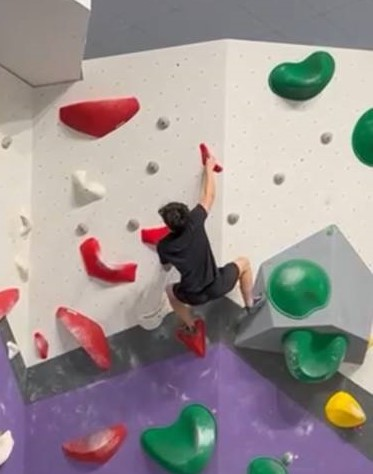
#> input picture Algorithm/data/test/cropped/img_1.jpg, 373 x 474 px, found by its file name
$ jupyter execute --allow-errors inference.ipynb
#> lines starting #> are read from the running program, lines starting #| are printed output that depends on the picture
### Setup

[cell 1]
import torch, torchvision
import argparse
import logging

# Some basic setup:
# Setup detectron2 logger
import detectron2
from detectron2.utils.logger import setup_logger
setup_logger()
#> (this line was passed over: detectron2 is not available in this run)

# import some common libraries
import numpy as np
import os, json, cv2, random
import matplotlib.pyplot as plt
import math

# import some common detectron2 utilities
from detectron2 import model_zoo
from detectron2.engine import DefaultPredictor
from detectron2.config import get_cfg
from detectron2.utils.visualizer import Visualizer
from detectron2.data import MetadataCatalog, DatasetCatalog
from detectron2.data.datasets import register_coco_instances
from detectron2.engine import DefaultTrainer
from detectron2.utils.visualizer import ColorMode
from detectron2.evaluation import COCOEvaluator, inference_on_dataset
from detectron2.data import build_detection_test_loader

[cell 2]
print(torch.cuda.is_available())
#> (this line was passed over: torch is not available in this run)
# create logging configs
logging.basicConfig(
    level=logging.INFO,
    format='%(asctime)s [%(levelname)s]: %(message)s',
    datefmt='%Y-%m-%d %H:%M:%S',
)

[cell 3]
data_path = "C:/Users/user/Desktop/RCP/ClimbAssistant/data"
test_path = os.path.join(data_path, 'test/images')
output_dir = os.path.join(data_path, 'output')

### Run inference with trained model

[cell 4]
# set cofigurations
configs = {
    'classes': 1
            }

#> (a cell that did not finish here is left out)

#> (a cell that did not finish here is left out)

[cell 7]
file = os.path.join(test_path, "img_1.jpg")
im = cv2.imread(file)
#> im is the input picture: shape (474, 373, 3); mean B, G, R 145.5, 146.4, 155

#> (the rest of this cell did not finish here and is left out)

### Detect colour of each mask using BGR values

[cell 8]
# Extract the contour of each predicted mask and save it in a list
contours = []
#> (the rest of this cell did not finish here and is left out)

[cell 9]
output_img = im.copy()

# draw the contours we have obtained from our model
for contour in contours:
    cv2.drawContours(output_img, [contour], -1, (0,255,0), 1)

plt.imshow(output_img[:, :, ::-1])
plt.show()

[cell 10]
# these are the color configs used to find the mean colour of each hold we found
# since we are using OpenCV, all colour values should be in BGR format

# define colors
red = np.array(["red",(0,0,255)],dtype=object)
green = np.array(["green",(0,255,0)],dtype=object)
# brown = np.array(["brown",(20,70,140)],dtype=object)
blue = np.array(["blue",(255,0,0)],dtype=object)
yellow = np.array(["yellow",(0,255,255)],dtype=object)
# black = np.array(["black",(0,0,0)],dtype=object)
# white = np.array(["black",(255,255,255)],dtype=object)

# to do - pink n purple

colors = np.array([red, green, blue, yellow])

#> (a cell that did not finish here is left out)

### Try using HSV channel instead

[cell 12]
hsv_frame = cv2.cvtColor(im, cv2.COLOR_BGR2HSV)
#> hsv_frame: shape (474, 373, 3); mean H, S, V 63.6, 52.1, 164.7
hsv_only = hsv_frame.copy()
hsv_only[:, :, 1] = 255
#> hsv_only: shape (474, 373, 3); mean H, S, V 63.6, 255, 164.7
hsv_only[:, :, 2] = 255
#> hsv_only: shape (474, 373, 3); mean H, S, V 63.6, 255, 255
fig, ax = plt.subplots(1, 2)
ax[0].set_title('RGB image')
ax[0].imshow(im[:, :, ::-1])
ax[1].set_title('Hue only image')
ax[1].imshow(cv2.cvtColor(hsv_only, cv2.COLOR_HSV2RGB))
ax[0].axis('off')
ax[1].axis('off')
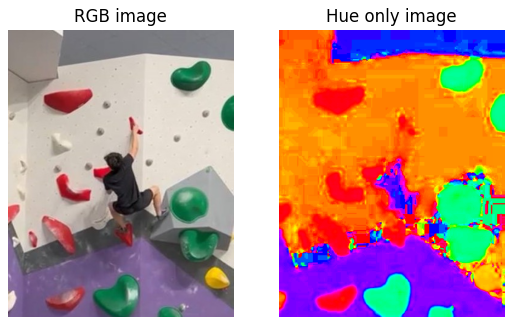
#> figure drawn by matplotlib, 2 panels

#### Code for equalize histogram

[cell 13]
def equalize(img_hsv):
    pixelsValueChannel = img_hsv[:,:,2]
    plt.subplot(221)
    plt.hist(pixelsValueChannel.flatten())
    plt.subplot(222)
    plt.imshow(cv2.cvtColor(img_hsv, cv2.COLOR_HSV2BGR)[:, :, ::-1])
    plt.subplot(223)
    new_valuechannel = cv2.equalizeHist(pixelsValueChannel)
    plt.hist(new_valuechannel.flatten())
    plt.subplot(224)
    img_hsv_new = img_hsv.copy()
    # adding the new value channel to the image
    img_hsv_new[:,:,2] = new_valuechannel
    plt.imshow(cv2.cvtColor(img_hsv_new, cv2.COLOR_HSV2BGR)[:, :, ::-1])


equalize(hsv_frame)
#> in equalize, `pixelsValueChannel = img_hsv[:,:,2]`:
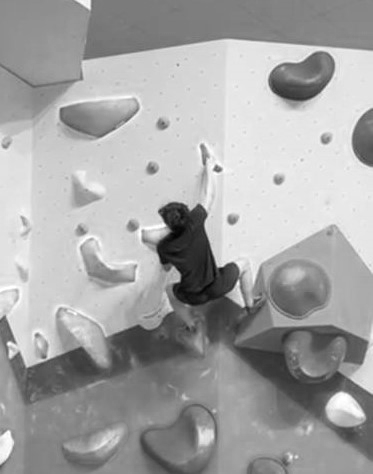
#> pixelsValueChannel: shape (474, 373); min 1, max 255, mean 164.7
#> in equalize, `new_valuechannel = cv2.equalizeHist(pixelsValueChannel)`:
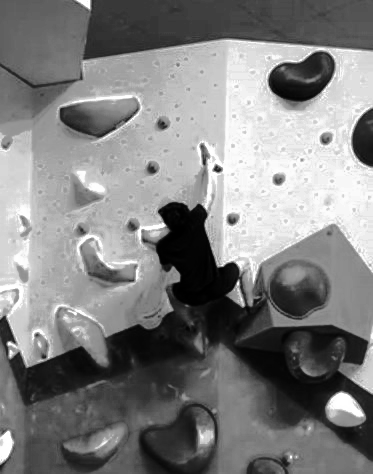
#> new_valuechannel: shape (474, 373); min 0, max 255, mean 128.7
#> in equalize, `img_hsv_new[:,:,2] = new_valuechannel`: img_hsv_new: shape (474, 373, 3); mean H, S, V 63.6, 52.1, 128.7
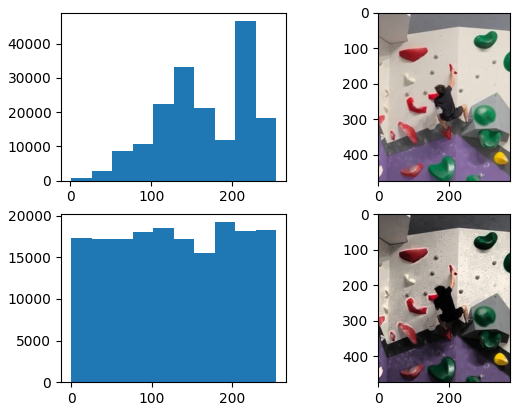
#> figure drawn by matplotlib, 4 panels; panel 1: tallest bar 46781 high, from x = 204.2 to 229.6; panel 3: tallest bar 19226 high, from x = 178.5 to 204

#### code for KMeans clustering to find most common colors

[cell 14]
import sklearn
from sklearn.cluster import KMeans

clt = KMeans(n_clusters=3)
clt.fit(im.reshape(-1,3))
clt.cluster_centers_

[cell 15]
def show_img_compar(img_1, img_2 ):
    f, ax = plt.subplots(1, 2, figsize=(5,5))
    ax[0].imshow(img_1[:, :, ::-1])
    ax[1].imshow(img_2[:, :, ::-1])
    ax[0].axis('off') #hide the axis
    ax[1].axis('off')
    f.tight_layout()
    plt.show()

[cell 16]
def palette(clusters):
    width=300
    palette = np.zeros((50, width, 3), np.uint8)
    steps = width/clusters.cluster_centers_.shape[0]
    for idx, centers in enumerate(clusters.cluster_centers_):
        palette[:, int(idx*steps):(int((idx+1)*steps)), :] = centers
    return palette


clt_1 = clt.fit(im.reshape(-1, 3))
show_img_compar(im, palette(clt_1))
#> in show_img_compar, `plt.show()`:
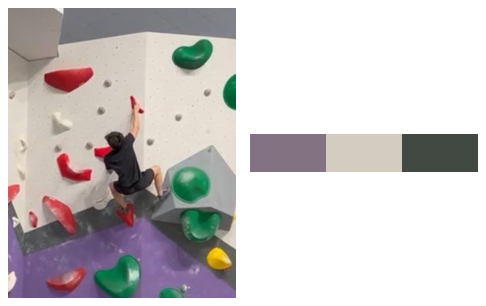
#> figure drawn by matplotlib, 2 panels

[cell 17]
clt = KMeans(n_clusters=3)

#> (the rest of this cell did not finish here and is left out)

### HSV colour categorization

[cell 18]
file = os.path.join(test_path, "img_7.jpg")
im = cv2.imread(file)
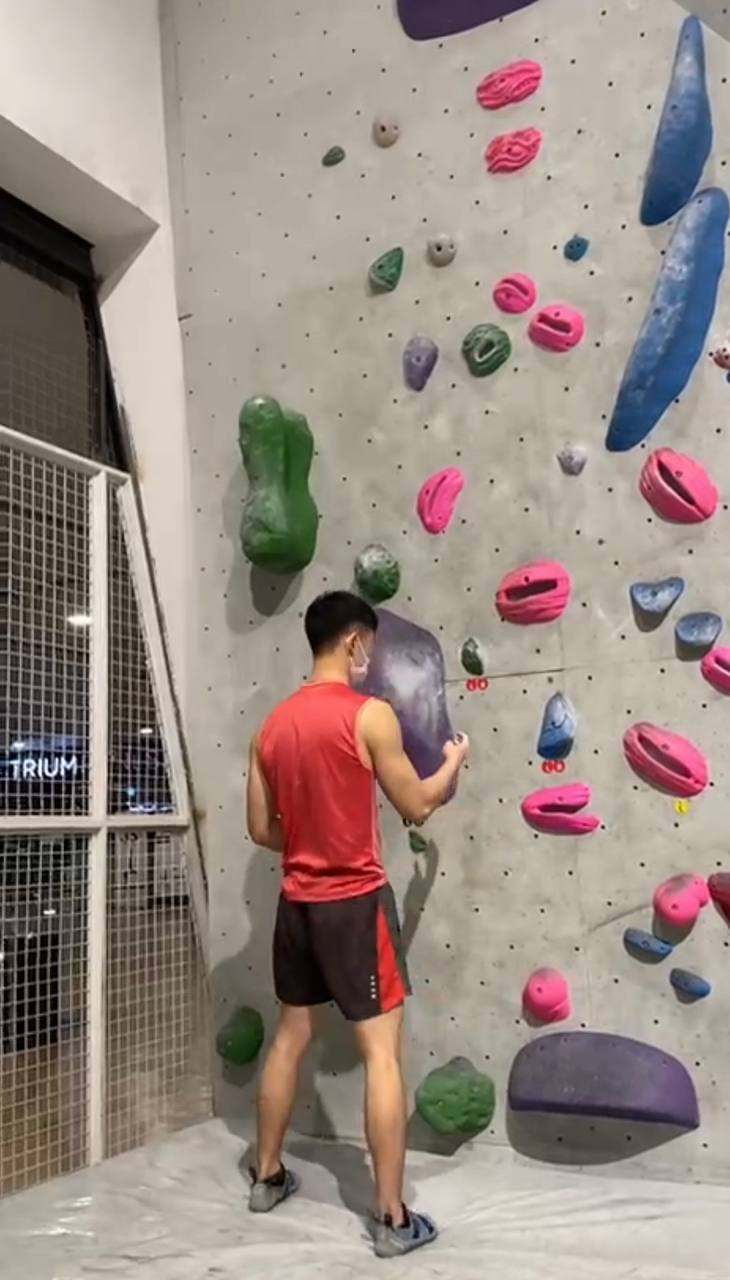
#> input picture Algorithm/data/test/cropped/img_7.jpg, 730 x 1280 px, found by its file name
#> im is the input picture: shape (1280, 730, 3); mean B, G, R 132.1, 139.4, 153.7
hsv_frame = cv2.cvtColor(im, cv2.COLOR_BGR2HSV)
#> hsv_frame: shape (1280, 730, 3); mean H, S, V 35.1, 50.3, 156.2

plt.imshow(im[:, :, ::-1]) # convert BGR format in opencv to RGB
plt.show()

#> (the rest of this cell did not finish here and is left out)
